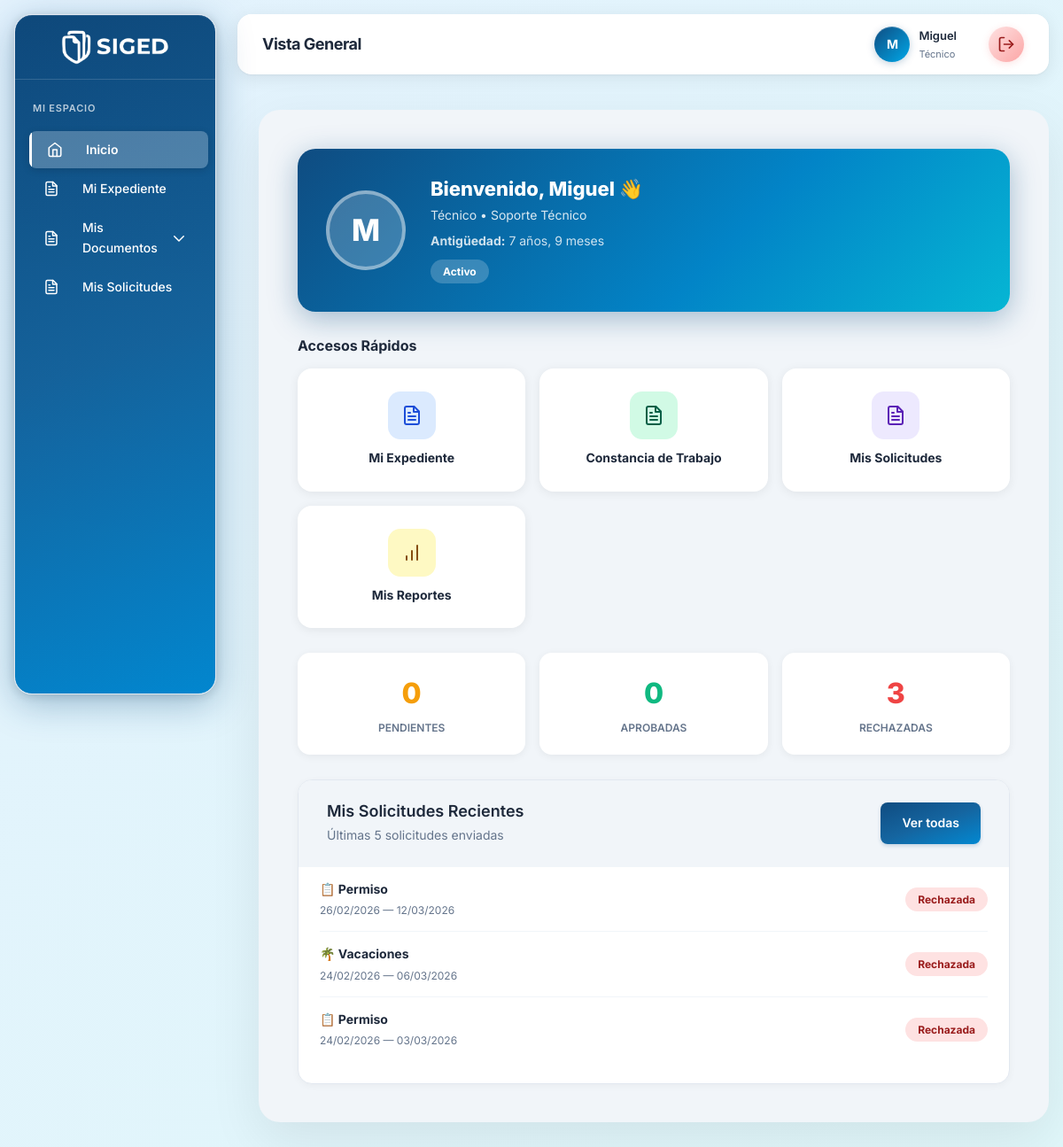
/vistas/dashboard/index.php (signed in), run on the app's committed database.
### tables this page shows
CREATE TABLE `funcionarios` (
  `id` int(10) unsigned NOT NULL AUTO_INCREMENT,
  `cedula` varchar(20) NOT NULL,
  `nombres` varchar(100) NOT NULL,
  `apellidos` varchar(100) NOT NULL,
  `fecha_nacimiento` date DEFAULT NULL,
  `genero` enum('M','F','Otro') DEFAULT NULL,
  `telefono` varchar(20) DEFAULT NULL,
  `email` varchar(150) DEFAULT NULL,
  `direccion` text DEFAULT NULL,
  `nivel_educativo` enum('Primaria','Bachiller','TSU','Universitario','Postgrado','MaestrÃÂ­a','Doctorado') DEFAULT NULL,
  `titulo_obtenido` varchar(200) DEFAULT NULL,
  `fecha_ingreso_admin_publica` date DEFAULT NULL,
  `cantidad_hijos` tinyint(3) unsigned DEFAULT 0,
  `cargo_id` int(10) unsigned NOT NULL,
  `departamento_id` int(10) unsigned NOT NULL,
  `fecha_ingreso` date NOT NULL,
  `foto` varchar(255) DEFAULT 'default-avatar.png',
  `estado` enum('activo','vacaciones','reposo','inactivo') DEFAULT 'activo',
  `tiene_amonestaciones_graves` tinyint(1) DEFAULT 0 COMMENT 'Flag: 1 si tiene amonestaciones "muy_grave", 0 si no',
  `created_at` timestamp NOT NULL DEFAULT current_timestamp(),
  `updated_at` timestamp NOT NULL DEFAULT current_timestamp() ON UPDATE current_timestamp(),
  PRIMARY KEY (`id`),
  UNIQUE KEY `cedula` (`cedula`),
  KEY `idx_cedula` (`cedula`),
  KEY `idx_cargo` (`cargo_id`),
  KEY `idx_departamento` (`departamento_id`),
  KEY `idx_estado` (`estado`),
  KEY `idx_nombres` (`nombres`,`apellidos`),
  CONSTRAINT `funcionarios_ibfk_1` FOREIGN KEY (`cargo_id`) REFERENCES `cargos` (`id`),
  CONSTRAINT `funcionarios_ibfk_2` FOREIGN KEY (`departamento_id`) REFERENCES `departamentos` (`id`)
);

CREATE TABLE `cargos` (
  `id` int(10) unsigned NOT NULL AUTO_INCREMENT,
  `nombre_cargo` varchar(100) NOT NULL,
  `nivel_acceso` tinyint(4) NOT NULL COMMENT '1=Admin Total, 2=Operativo, 3=Solo Lectura',
  `descripcion` text DEFAULT NULL,
  `created_at` timestamp NOT NULL DEFAULT current_timestamp(),
  PRIMARY KEY (`id`),
  UNIQUE KEY `nombre_cargo` (`nombre_cargo`),
  KEY `idx_nivel_acceso` (`nivel_acceso`)
);

CREATE TABLE `departamentos` (
  `id` int(10) unsigned NOT NULL AUTO_INCREMENT,
  `nombre` varchar(150) NOT NULL,
  `descripcion` text DEFAULT NULL,
  `estado` enum('activo','inactivo') DEFAULT 'activo',
  `created_at` timestamp NOT NULL DEFAULT current_timestamp(),
  `updated_at` timestamp NOT NULL DEFAULT current_timestamp() ON UPDATE current_timestamp(),
  PRIMARY KEY (`id`),
  UNIQUE KEY `nombre` (`nombre`),
  KEY `idx_estado` (`estado`)
);

CREATE TABLE `solicitudes_empleados` (
  `id` int(10) unsigned NOT NULL AUTO_INCREMENT,
  `funcionario_id` int(10) unsigned NOT NULL COMMENT 'FK → funcionarios.id',
  `tipo_solicitud` enum('vacaciones','permiso') NOT NULL,
  `fecha_inicio` date NOT NULL,
  `fecha_fin` date NOT NULL,
  `motivo` text NOT NULL,
  `estado` enum('pendiente','aprobada','rechazada') NOT NULL DEFAULT 'pendiente',
  `revisado_por` int(10) unsigned DEFAULT NULL COMMENT 'FK → usuarios.id (quien aprobó/rechazó)',
  `observaciones_respuesta` text DEFAULT NULL COMMENT 'Respuesta del revisor',
  `ruta_archivo_aprobacion` varchar(500) DEFAULT NULL COMMENT 'Ruta relativa del memo firmado/sellado',
  `created_at` timestamp NOT NULL DEFAULT current_timestamp(),
  `updated_at` timestamp NOT NULL DEFAULT current_timestamp() ON UPDATE current_timestamp(),
  PRIMARY KEY (`id`),
  KEY `fk_solicitudes_revisor` (`revisado_por`),
  KEY `idx_funcionario` (`funcionario_id`),
  KEY `idx_estado` (`estado`),
  KEY `idx_tipo_solicitud` (`tipo_solicitud`),
  KEY `idx_created_at` (`created_at`),
  CONSTRAINT `fk_solicitudes_funcionario` FOREIGN KEY (`funcionario_id`) REFERENCES `funcionarios` (`id`) ON DELETE CASCADE ON UPDATE CASCADE,
  CONSTRAINT `fk_solicitudes_revisor` FOREIGN KEY (`revisado_por`) REFERENCES `usuarios` (`id`) ON DELETE SET NULL ON UPDATE CASCADE
);

### config/icons.php (called while the page is built, shortened)
<?php
class Icon {
    public static function get($name, $classes = '') {
        if (!isset(self::$icons[$name])) {
            $name = 'file-text';
        }
        $svg = self::$icons[$name];
        return $svg;
    }
}

### vistas/dashboard/index.php (the view, shortened to what this page needs)
<?php
require_once __DIR__ . '/../../config/icons.php';
$nivel_acceso      = $_SESSION['nivel_acceso'] ?? 3;
$funcionario_id    = $_SESSION['funcionario_id'] ?? 0;
$db                = getDB();
if ($nivel_acceso >= 3) {
    $stmt = $db->prepare("
        SELECT f.id, f.cedula, CONCAT(f.nombres, ' ', f.apellidos) AS nombre_completo,
               f.foto, f.estado, f.fecha_ingreso,
               c.nombre_cargo, d.nombre AS departamento
        FROM   funcionarios f
        INNER JOIN cargos c       ON f.cargo_id       = c.id
        INNER JOIN departamentos d ON f.departamento_id = d.id
        WHERE  f.id = ?
    ");
    $stmt->execute([$funcionario_id]);
    $mi_perfil = $stmt->fetch();
    $antiguedad = '';
    if ($mi_perfil['fecha_ingreso']) {
        $diff      = (new DateTime())->diff(new DateTime($mi_perfil['fecha_ingreso']));
        $antiguedad = $diff->y . ' año' . ($diff->y != 1 ? 's' : '');
        if ($diff->m > 0) $antiguedad .= ', ' . $diff->m . ' mes' . ($diff->m != 1 ? 'es' : '');
    }
    $mis_solicitudes    = [];
    $kpi_pendientes     = 0;
    $kpi_aprobadas      = 0;
    $kpi_rechazadas     = 0;
    try {
        $stmt = $db->prepare("
            SELECT id, tipo_solicitud, fecha_inicio, fecha_fin, estado, created_at
            FROM   solicitudes_empleados
            WHERE  funcionario_id = ?
            ORDER BY created_at DESC LIMIT 5
        ");
        $stmt->execute([$funcionario_id]);
        $mis_solicitudes = $stmt->fetchAll();
        $stmt2 = $db->prepare("
            SELECT
                SUM(estado = 'pendiente')  AS pendientes,
                SUM(estado = 'aprobada')   AS aprobadas,
                SUM(estado = 'rechazada')  AS rechazadas
            FROM solicitudes_empleados WHERE funcionario_id = ?
        ");
        $stmt2->execute([$funcionario_id]);
        $kpis          = $stmt2->fetch();
        $kpi_pendientes = (int)($kpis['pendientes'] ?? 0);
        $kpi_aprobadas  = (int)($kpis['aprobadas']  ?? 0);
        $kpi_rechazadas = (int)($kpis['rechazadas'] ?? 0);
    } catch (Exception $e) {  }
?>
<!DOCTYPE html>
<html lang="es">
<head>
    <link rel="stylesheet" href="<?= APP_URL ?>/publico/css/estilos.css">
    <link rel="stylesheet" href="<?= APP_URL ?>/publico/css/responsive.css">
    <link rel="stylesheet" href="<?= APP_URL ?>/publico/css/modern-components.css">
</head>
<body>
    <?php include __DIR__ . '/../layout/sidebar.php'; ?>
    <div class="main-content">
        <?php include __DIR__ . '/../layout/header.php'; ?>
        <div class="content-wrapper">
            <div class="portal-hero">
                <?php
                $av_inicial_hero = strtoupper(mb_substr($mi_perfil['nombre_completo'], 0, 1, 'UTF-8') ?: 'U');
                $foto_url = !empty($mi_perfil['foto'])
                    ? APP_URL . '/subidas/fotos/' . htmlspecialchars($mi_perfil['foto'])
                    : null;
                ?>
                <div class="portal-avatar">
                    <?php if ($foto_url): ?>
                        <span style="display:none; width:100%; height:100%; align-items:center; justify-content:center; font-size:34px; font-weight:800; color:white;">
                            <?= htmlspecialchars($av_inicial_hero) ?>
                        </span>
                    <?php else: ?>
                        <?= htmlspecialchars($av_inicial_hero) ?>
                    <?php endif; ?>
                </div>
                <div>
                    <h1>Bienvenido, <?= htmlspecialchars(explode(' ', $mi_perfil['nombre_completo'])[0]) ?> 👋</h1>
                    <p><?= htmlspecialchars($mi_perfil['nombre_cargo']) ?> &bull; <?= htmlspecialchars($mi_perfil['departamento']) ?></p>
                    <p style="margin-top:6px; opacity:.8"><strong>Antigüedad:</strong> <?= $antiguedad ?></p>
                    <span class="portal-badge"><?= ucfirst($mi_perfil['estado']) ?></span>
                </div>
            </div>
            <h2 style="font-size:16px; font-weight:700; color:#1e293b; margin-bottom:16px;">Accesos Rápidos</h2>
            <div class="quick-grid">
                <a href="<?= APP_URL ?>/vistas/funcionarios/ver.php" class="quick-card">
                    <div class="qc-icon qc-blue"><?= Icon::get('user') ?></div>
                    <span class="qc-label">Mi Expediente</span>
                </a>
                <a href="<?= APP_URL ?>/vistas/reportes/constancia_trabajo.php" target="_blank" class="quick-card">
                    <div class="qc-icon qc-green"><?= Icon::get('file-text') ?></div>
                    <span class="qc-label">Constancia de Trabajo</span>
                </a>
                <a href="<?= APP_URL ?>/vistas/solicitudes/mis_solicitudes.php" class="quick-card">
                    <div class="qc-icon qc-purple"><?= Icon::get('send') ?></div>
                    <span class="qc-label">Mis Solicitudes</span>
                </a>
                <a href="<?= APP_URL ?>/vistas/reportes/index.php" class="quick-card">
                    <div class="qc-icon qc-yellow"><?= Icon::get('bar-chart') ?></div>
                    <span class="qc-label">Mis Reportes</span>
                </a>
            </div>
            <div class="kpi-row">
                <div class="kpi-mini">
                    <div class="val c-pending"><?= $kpi_pendientes ?></div>
                    <div class="lbl">Pendientes</div>
                </div>
                <div class="kpi-mini">
                    <div class="val c-approved"><?= $kpi_aprobadas ?></div>
                    <div class="lbl">Aprobadas</div>
                </div>
                <div class="kpi-mini">
                    <div class="val c-rejected"><?= $kpi_rechazadas ?></div>
                    <div class="lbl">Rechazadas</div>
                </div>
            </div>
            <div class="card">
                <div class="card-header">
                    <div>
                        <h2 class="card-title">Mis Solicitudes Recientes</h2>
                        <p class="card-subtitle">Últimas 5 solicitudes enviadas</p>
                    </div>
                    <div class="card-actions">
                        <a href="<?= APP_URL ?>/vistas/solicitudes/mis_solicitudes.php" class="btn btn-primary">
                            Ver todas
                        </a>
                    </div>
                </div>
                <div style="padding: 0 24px 24px;">
                    <?php if (empty($mis_solicitudes)): ?>
                        <div style="text-align:center; padding:40px; color:#94a3b8;">
                            <?= Icon::get('inbox') ?>
                            <p style="margin-top:12px;">No has enviado solicitudes todavía.<br>
                            <a href="<?= APP_URL ?>/vistas/solicitudes/mis_solicitudes.php" style="color:#0284C7; font-weight:600;">Crear primera solicitud →</a></p>
                        </div>
                    <?php else: ?>
                        <?php foreach ($mis_solicitudes as $sol): ?>
                            <?php
                                $badge_sol = match($sol['estado']) {
                                    'aprobada'  => 'background:#d1fae5;color:#065f46',
                                    'rechazada' => 'background:#fee2e2;color:#991b1b',
                                    default     => 'background:#fef9c3;color:#854d0e'
                                };
                                $tipo_label = $sol['tipo_solicitud'] === 'vacaciones' ? '🌴 Vacaciones' : '📋 Permiso';
                            ?>
                            <div class="solicitud-row">
                                <div>
                                    <div style="font-weight:700; font-size:14px;"><?= $tipo_label ?></div>
                                    <div style="font-size:12px; color:#64748b; margin-top:3px;">
                                        <?= date('d/m/Y', strtotime($sol['fecha_inicio'])) ?>
                                        — <?= date('d/m/Y', strtotime($sol['fecha_fin'])) ?>
                                    </div>
                                </div>
                                <span style="padding:4px 14px; border-radius:20px; font-size:12px; font-weight:700; <?= $badge_sol ?>">
                                    <?= ucfirst($sol['estado']) ?>
                                </span>
                            </div>
                        <?php endforeach; ?>
                    <?php endif; ?>
                </div>
            </div>
        </div>
    </div>
</body>
</html>
<?php
} ?>

### data on the page
funcionarios: cargo.nombre_cargo "Técnico", departamento.nombre "Soporte Técnico", fecha_ingreso "7 años, 9 meses", estado "Activo"
solicitudes_empleados: tipo_solicitud "📋 Permiso", fecha_inicio "26/02/2026", fecha_fin "12/03/2026", estado "Rechazada"
solicitudes_empleados: tipo_solicitud "🌴 Vacaciones", fecha_inicio "24/02/2026", fecha_fin "06/03/2026", estado "Rechazada"
solicitudes_empleados: tipo_solicitud "📋 Permiso", fecha_inicio "24/02/2026", fecha_fin "03/03/2026", estado "Rechazada"

### other printed values
$section['section'] "MI ESPACIO"
$item['label'] "Inicio"
$item['label'] "Mi Expediente"
$item['label'] "Mis Documentos"
$item['label'] "Mis Solicitudes"
$pageTitle "Vista General"
$_hdr_inicial "M"
$_hdr_nombre "Miguel"
$_hdr_cargo "Técnico"
$av_inicial_hero "M"
explode(' ', $mi_perfil['nombre_completo'])[0] "Miguel"
$kpi_pendientes "0"
$kpi_aprobadas "0"
$kpi_rechazadas "3"
